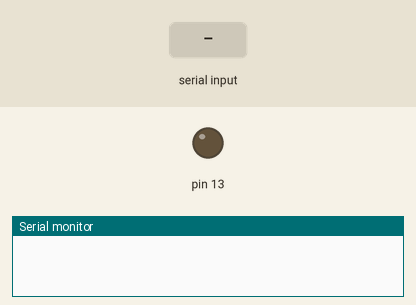
This sketch was run on a simulated Arduino Uno, built with avr-gcc and run on an emulated ATmega328P. Parts: output pins drawn as LEDs (lit = HIGH), the last lines printed to the serial monitor. The test bench sets the inputs (shaded band).

Above: at 1.2 s.
1.3 s: "1" received over Serial
At 3.1 s:
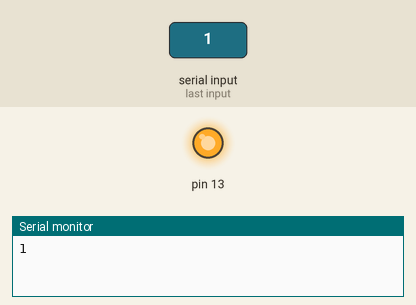
3.5 s: "0" received over Serial
At 4.6 s:
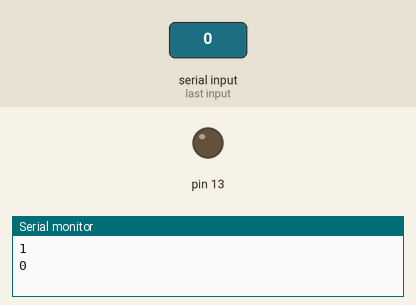
Timing chart, 0 to 6.5 s (numbered marks = the images above; inputs shaded):
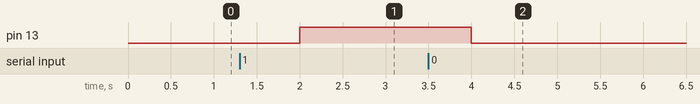

The sketch:

experiment_4.2.ino
```cpp
void setup()
{
  pinMode(13, OUTPUT);
  Serial.begin(9600);
}

void loop()
{
  if (Serial.available() > 0)
  {
    char x = Serial.read();
    Serial.println(x);

    if (x == '1')
    {
      digitalWrite(13, HIGH);
    }
    else if(x == '0')
    {
      digitalWrite(13, LOW);
    }
  }
  delay(1000);
}
```

Measured:
- after the input at 1.3 s, pin 13: LOW → HIGH after 0.70 s
- after the input at 3.5 s, pin 13: HIGH → LOW after 0.50 s
